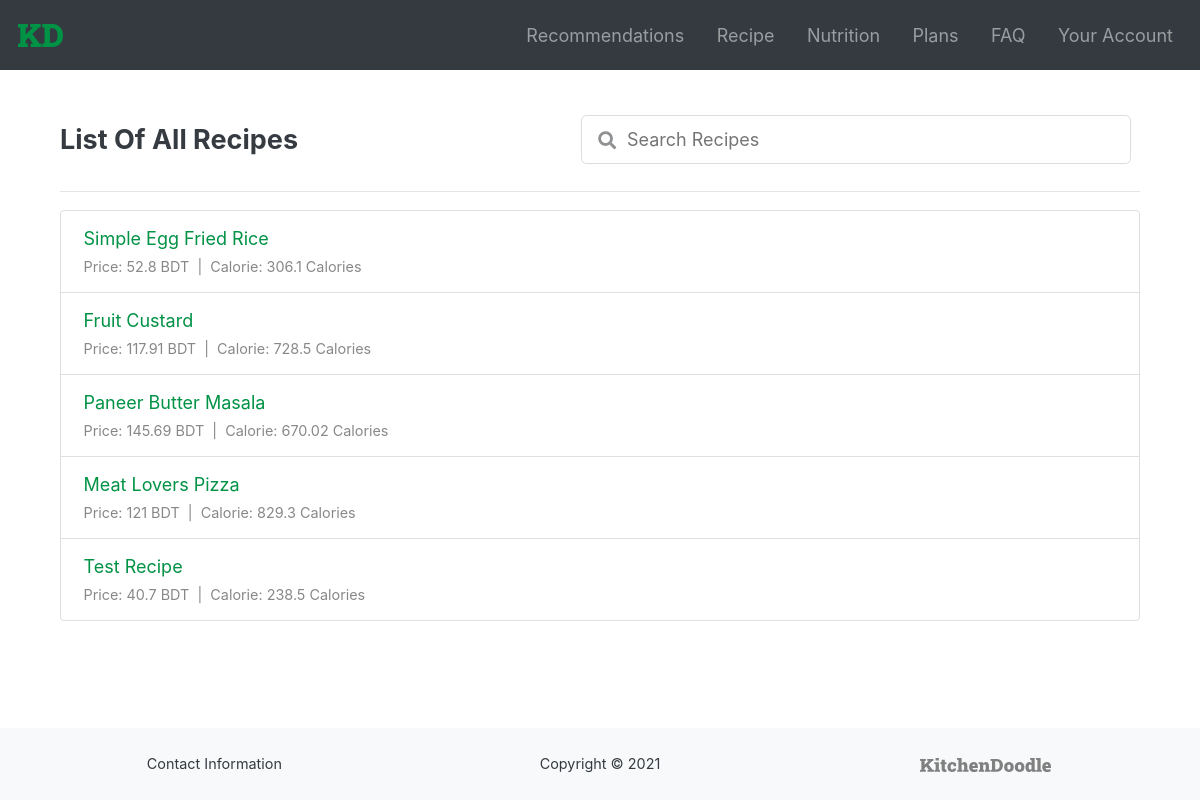
The app's page /allRecipes.php (signed in) with its own data.
### tables this page shows
CREATE TABLE `recipes` (
  `id` int(10) NOT NULL,
  `name` varchar(100) DEFAULT NULL,
  `description` text NOT NULL,
  `amount` double NOT NULL,
  `unit` varchar(30) NOT NULL,
  `total_calorie` double NOT NULL,
  `yt_link` varchar(100) DEFAULT NULL,
  `total_price` double DEFAULT NULL,
  `total_fat` double DEFAULT NULL,
  `total_carb` double DEFAULT NULL,
  `total_protein` double DEFAULT NULL
);

### allRecipes.php (the view, shortened to what this page needs)
<?php
if(
    isset($_SESSION['myemail']) &&
    !empty($_SESSION['myemail'])
){
    ?>
    <!DOCTYPE html>
    <html lang="en">
    <head>
        <link rel="stylesheet" href="https://maxcdn.bootstrapcdn.com/bootstrap/4.5.2/css/bootstrap.min.css">
        <link rel="stylesheet" href="https://use.fontawesome.com/releases/v5.7.0/css/all.css">
        <link href="css/style.css" rel="stylesheet">
        <link href="css/style-recipe.css" rel="stylesheet">
        <link href="css/style-home.css" rel="stylesheet">
    </head>
    <body>
        <nav class="navbar navbar-expand-md navbar-dark bg-dark">
            <a href="home.php" class="navbar-brand"> <img src="images/kd-logo.svg" alt="KD" class="navbar-brand-image"> </a>
            <div class="collapse navbar-collapse" id="navbarMenu">
                <ul class="navbar-nav ml-auto">
                    <li class="nav-item">
                        <a href="recommendationsPage.php" class="nav-link"> Recommendations </a>
                    </li>
                    <li class="nav-item">
                        <a href="recipeSearchPage.php" class="nav-link"> Recipe </a>
                    </li>
                    <li class="nav-item dropdown">
                        <a href="" class="nav-link dropdown-toggle" id="navbarDropDownForNutrition" data-toggle="dropdown" aria-haspopup="true" aria-expanded="false">
                            Nutrition
                        </a>
                    </li>
                    <li class="nav-item">
                        <a href="plans.php" class="nav-link"> Plans </a>
                    </li>
                    <li class="nav-item">
                        <a href="faq.php" class="nav-link"> FAQ </a>
                    </li>
                    <li class="nav-item dropdown">
                        <a href="" class="nav-link dropdown-toggle" id="navbarDropDownForAccount" data-toggle="dropdown" aria-haspopup="true" aria-expanded="false">
                            Your Account
                        </a>
                    </li>
                </ul>
            </div>
        </nav>
        <div class="content main-container">
            <div class="column-container">
                <div class="d-flex justify-content-between align-items-start search-div">
                    <div>
                        <h4> List Of All Recipes </h4>
                    </div>
                    <div class="d-flex justify-content-center align-items-center p-1 m-1" id="searchbar-div">
                        <div id="dataSearchBar">
                            <div id="icon-div" class="icon-div d-flex justify-content-center align-items-center">
                                <i class="fas fa-search" id="search-icon"></i>
                                <input type="text" id="inputBox" name="dataSearchBar" placeholder="Search Recipes" maxlength="50" autocomplete="off" onkeyup="searchfunction('recipes')">
                            </div>
                        </div>
                    </div>
                </div>
                <hr>
                <div>
                    <?php
                    try{
                        $conn = new PDO("mysql:host=localhost:3306;dbname=kitchendoodle_db;", "root", "");
                        $conn->setAttribute(PDO::ATTR_ERRMODE, PDO::ERRMODE_EXCEPTION);
                        $querystring = "SELECT * FROM recipes WHERE total_price > 0";
                        $returnobj = $conn->query($querystring);
                        $returntable = $returnobj->fetchAll();
                        if($returnobj->rowCount()==0){
                            ?>
                                <div class="alert alert-danger">
                                    No Data Found.
                                </div>
                            <?php
                        }
                        else{
                            ?>
                                <ul class="list-group">
                            <?php
                            foreach($returntable as $row){
                                $id = $row['id'];
                                $str = $row['name'];
                                $strSub = "Price: ".$row['total_price']." BDT &nbsp;|&nbsp; Calorie: ".$row['total_calorie']." Calories";
                                $link = "recipeDetails.php?id=".$id;
                                ?>
                                    <li class="list-group-item list-group-item-action">
                                        <a href="<?php echo $link; ?>" class="result-link">
                                            <?php echo $str; ?>
                                        </a>
                                        <br>
                                        <small>
                                            <?php echo $strSub; ?>
                                        </small>
                                    </li>
                                <?php
                            }
                            ?>
                                </ul>
                            <?php
                        }
                    }
                    catch(PDOException $ex){
                        ?>
                            <script>
                                alert("Database error!");
                            </script>
                        <?php
                    }
                    ?>
                </div>
            </div>
        </div>
        <footer>
            <div class="row no-gutters text-center text-dark bg-light custom-footer">
                <div class="col-sm-4">
                    Contact Information
                </div>
                <div class="col-sm-4">
                    Copyright © 2021
                </div>
                <div class="col-sm-4">
                    <a href="index.html" class="">
                        <img src="images/kd-logo-full-grey.svg" alt="KD" class="footer-logo">
                    </a>
                </div>
            </div>
        </footer>
    </body>
    </html>
    <?php
}
else{
    ?>
        <script> location.assign("login.php") </script>
    <?php
}
?>

### css/style.css (style rules this page uses)
:root { font-size: 18px; --clr-primary-900: #009245; --clr-primary-600: #AFD7A9; --clr-bs-primary: #0275d8; --clr-bs-success: #5cb85c; --clr-bs-info: #5bc0de; --clr-bs-warning: #f0ad4e; --clr-bs-danger: #d9534f; --clr-bs-dark: #292b2c; --clr-bs-light: #f7f7f7; --clr-bs-primary-pop: #007bff; --clr-bs-success-pop: #28a745; --clr-bs-info-pop: #17a2b8; --clr-bs-warning-pop: #ffc107; --clr-bs-danger-pop: #dc3545; --clr-bs-dark-pop: #343a40; --clr-bs-light-pop: #f8f9fa; --clr-bs-success-light: #c3e6cb; --clr-bs-info-light: #d1ecf1; --clr-bs-warning-light: #fff3cd; --clr-bs-danger-light: #f8d7da; --clr-bs-success-deep: #155724; --clr-bs-info-deep: #0c5460; --clr-bs-warning-deep: #856404; --clr-bs-danger-deep: #721c24; --clr-bs-nav-dark: #353b41; --font-roboto-slab: "Roboto Slab", serif; --font-roboto: "Roboto", sans-serif; }
html { height: 100%; width: 100%; }
body { min-height: 100%; display: flex; flex-direction: column; }
nav { min-width: inherit; }
.navbar-brand { padding-bottom: 0.4em; }
.navbar-brand-image { height: 1em; }
.navbar li { padding-left: 0.8em; padding-top: 0.2em; padding-bottom: 0.2em; }
.dropdown-toggle::after { content: none; }
.content { flex: 1 0 auto; }
.custom-footer { font-size: 0.8em; padding: 1.5em; width: 100%; margin-top: auto; flex-shrink: 0; }
.custom-footer div { padding-top: 0.25em; padding-bottom: 0.25em; }
.footer-logo { height: 1em; }
h4 { font-weight: bold; color: var(--clr-bs-nav-dark); }

### css/style-recipe.css (style rules this page uses)
:root { --clr-primary-900: #009245; --clr-primary-600: #AFD7A9; --clr-bs-success: #5cb85c; }
body { margin: 0; }
.navbar { min-width: 100%; margin: 0; }
#searchbar-div { position: relative; height: 100%; display: flex; justify-content: center; align-items: center; }
#search-icon { position: absolute; left: 0.2em; opacity: 0.5; }
#dataSearchBar { border: 1px solid #aaa; font-size: 1rem; outline: none; width: 50vw; min-width: 300px; max-width: 550px; border-radius: 1.2em; -webkit-border-radius: 1.2em; -moz-border-radius: 1.2em; overflow: hidden; }
.icon-div { position: relative; padding: 0.5em; margin: 0em 0.7em; }
#inputBox, #inputBox:focus { border: none; width: 100%; outline: none; padding-left: 1.3rem; }

### css/style-home.css (style rules this page uses)
.content { padding: 2em; }
.column-container { max-width: 60em; margin: auto; }
a, a:hover { text-decoration: none; }

### allRecipes.php (style rules this page uses)
small { color: #888; }
.result-link { color: #009245; }
#dataSearchBar { min-width: 100%; border-color: #ddd; border-radius: 0.3em; }
h4 { margin-top: 1rem; margin-bottom: 0.5em; }
.search-div { display: flex; flex-direction: row; flex-wrap: wrap; }
.search-div > * { flex-basis: calc((850px - 100%) * 999); flex-grow: 1; }

### records on screen
recipes: name "Simple Egg Fried Rice", strSub "Price: 52.8 BDT | Calorie: 306.1 Calories"
recipes: name "Fruit Custard", strSub "Price: 117.91 BDT | Calorie: 728.5 Calories"
recipes: name "Paneer Butter Masala", strSub "Price: 145.69 BDT | Calorie: 670.02 Calories"
recipes: name "Meat Lovers Pizza", strSub "Price: 121 BDT | Calorie: 829.3 Calories"
recipes: name "Test Recipe", strSub "Price: 40.7 BDT | Calorie: 238.5 Calories"
